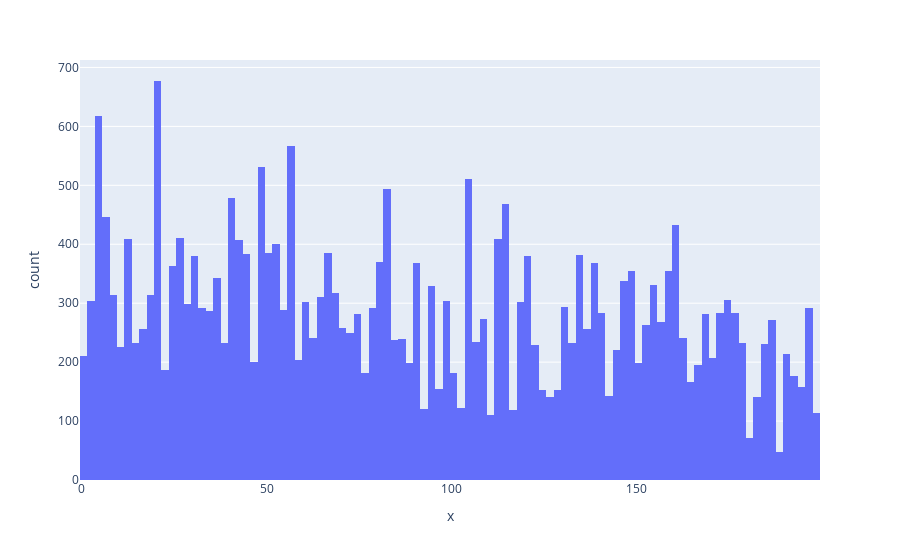

The code cell stored with this chart in its notebook:
### Code cell
px.histogram(x=kmeans.labels_)

### Figure 1 — Plotly figure (JSON) as saved in the notebook; plotly's stock layout.template omitted (floating-point values rounded to 4 significant figures; data arrays with more than 128 entries replaced by an {"elided": "..."} marker saying what was removed)
{"data": [{"alignmentgroup": "True", "bingroup": "x", "hovertemplate": "x=%{x}<br>count=%{y}<extra></extra>", "legendgroup": "", "marker": {"color": "#636efa", "pattern": {"shape": ""}}, "name": "", "offsetgroup": "", "orientation": "v", "showlegend": false, "type": "histogram", "x": {"elided": "28693 int values"}, "xaxis": "x", "yaxis": "y"}], "layout": {"barmode": "relative", "legend": {"tracegroupgap": 0}, "margin": {"t": 60}, "xaxis": {"anchor": "y", "domain": [0, 1], "title": {"text": "x"}}, "yaxis": {"anchor": "x", "domain": [0, 1], "title": {"text": "count"}}}}
